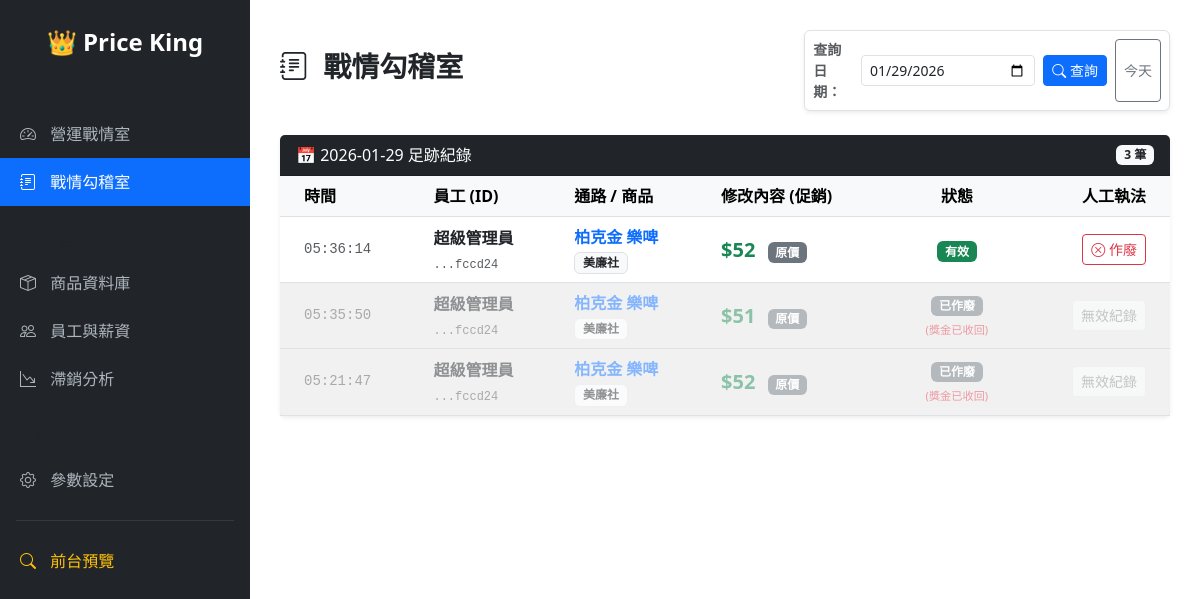
Page /admin/audit (signed in) on the committed database.
### tables this page shows
CREATE TABLE price_logs (
            id INTEGER PRIMARY KEY AUTOINCREMENT, 
            staff_line_id TEXT, 
            chain_id INTEGER, 
            product_id INTEGER, 
            new_price INTEGER, 
            gps_lat REAL, 
            gps_lng REAL,
            promo_tag TEXT,
            promo_qty INTEGER,
            promo_mode TEXT,
            promo_val INTEGER,
            log_time TIMESTAMP DEFAULT CURRENT_TIMESTAMP
        , status INTEGER DEFAULT 1, is_paid INTEGER DEFAULT 0, base_price INTEGER DEFAULT 0, promo_type INTEGER DEFAULT 1, promo_label TEXT DEFAULT '');

CREATE TABLE staff (line_id TEXT PRIMARY KEY, username TEXT UNIQUE, password TEXT, name TEXT, role TEXT DEFAULT 'staff', chain_id INTEGER DEFAULT -1, wallet INTEGER DEFAULT 0, level INTEGER DEFAULT 1, status INTEGER DEFAULT 1);

CREATE TABLE products (id INTEGER PRIMARY KEY AUTOINCREMENT, name TEXT, category TEXT, spec TEXT, image_url TEXT, volume INTEGER DEFAULT 330, material TEXT DEFAULT 'can', is_common INTEGER DEFAULT 1, keywords TEXT DEFAULT '', description TEXT DEFAULT '', priority INTEGER DEFAULT 0, status INTEGER DEFAULT 1, capacity REAL DEFAULT 0, unit TEXT DEFAULT '');

CREATE TABLE chains (id INTEGER PRIMARY KEY AUTOINCREMENT, name TEXT, status INTEGER DEFAULT 1, logo_url TEXT DEFAULT '');

### app.py (the view)
@app.route('/admin/audit')
def admin_audit_review():
    if not is_admin_logged_in(): return redirect(url_for('admin_login'))
    query_date = request.args.get('query_date', datetime.now().strftime('%Y-%m-%d'))
    conn = get_db(); cur = conn.cursor()
    query = """
        SELECT l.id, l.staff_line_id, l.new_price, l.log_time, l.status, l.is_paid, l.promo_label,
               s.name as staff_name, c.name as chain_name, p.name as product_name
        FROM price_logs l
        LEFT JOIN staff s ON l.staff_line_id = s.line_id
        LEFT JOIN chains c ON l.chain_id = c.id
        LEFT JOIN products p ON l.product_id = p.id
        WHERE date(l.log_time, '+8 hours') = ?
        ORDER BY l.log_time DESC
    """
    try:
        cur.execute(query, (query_date,))
        logs = [dict(r) for r in cur.fetchall()]
    except: logs = []
    conn.close()
    return render_template('admin/audit_review.html', logs=logs, current_date=query_date)

### app.py (called while the page is built)
def get_db():
    conn = database.get_db_connection()
    conn.row_factory = sqlite3.Row
    return conn

def is_admin_logged_in(): return session.get('admin_logged_in')

### database.py (called while the page is built)
def get_db_connection():
    if config.DATABASE_URL:
        conn = psycopg2.connect(config.DATABASE_URL, cursor_factory=RealDictCursor)
        return conn
    else:
        import sqlite3
        BASE_DIR = os.path.dirname(os.path.abspath(__file__))
        DB_PATH = os.path.join(BASE_DIR, "database.db")
        conn = sqlite3.connect(DB_PATH)
        conn.row_factory = sqlite3.Row
        return SQLiteConnectionWrapper(conn)

    def execute(self, sql, params=None):
        if params is not None:
            sql = sql.replace('%s', '?')
            return self.cursor.execute(sql, params)
        return self.cursor.execute(sql)

    def fetchall(self):
        return self.cursor.fetchall()

    def cursor(self):
        return SQLiteCursorWrapper(self.conn.cursor())

    def close(self):
        self.conn.close()

### templates/admin/audit_review.html (shortened to what this page needs)
{% extends "admin/base.html" %}
{% block content %}
<div class="d-flex justify-content-between align-items-center mb-4">
    <h3 class="fw-bold"><i class="bi bi-journal-text me-2"></i> 戰情勾稽室</h3>
    <div class="d-flex gap-2 bg-white p-2 rounded shadow-sm border">
        <form action="/admin/audit" method="GET" class="d-flex gap-2 align-items-center">
            <label class="fw-bold text-muted small">查詢日期：</label>
            <input type="date" name="query_date" class="form-control form-control-sm" value="{{ current_date }}" required>
            <button type="submit" class="btn btn-sm btn-primary text-nowrap">
                <i class="bi bi-search"></i> 查詢
            </button>
        </form>
        <button class="btn btn-sm btn-outline-secondary" onclick="location.href='/admin/audit'">
            今天
        </button>
    </div>
</div>
<div class="card shadow-sm border-0">
    <div class="card-header bg-dark text-white d-flex justify-content-between align-items-center">
        <span>📅 {{ current_date }} 足跡紀錄</span>
        <span class="badge bg-light text-dark">{{ logs|length }} 筆</span>
    </div>
    <div class="card-body p-0">
        <div class="table-responsive">
            <table class="table table-hover align-middle mb-0">
                <thead class="table-light">
                    <tr>
                        <th class="ps-4">時間</th>
                        <th>員工 (ID)</th>
                        <th>通路 / 商品</th>
                        <th>修改內容 (促銷)</th>
                        <th class="text-center">狀態</th>
                        <th class="text-end pe-4">人工執法</th>
                    </tr>
                </thead>
                <tbody>
                    {% if logs %}
                        {% for log in logs %}
                        <tr class="{{ 'table-active opacity-50' if log.status == 0 else '' }}">
                            <td class="ps-4 text-muted small font-monospace">
                                {{ log.log_time.split(' ')[1] }}
                            </td>
                            <td>
                                <span class="fw-bold">{{ log.staff_name }}</span>
                                <br><small class="text-muted font-monospace" style="font-size: 0.75rem;">...{{ log.staff_line_id[-6:] }}</small>
                            </td>
                            <td>
                                <div class="fw-bold text-primary">{{ log.product_name }}</div>
                                <small class="badge bg-light text-dark border">{{ log.chain_name }}</small>
                            </td>
                            <td>
                                <span class="fs-5 fw-bold text-success">${{ log.new_price }}</span>
                                {% if log.promo_label %}
                                    <span class="badge bg-warning text-dark ms-2">{{ log.promo_label }}</span>
                                {% else %}
                                    <span class="badge bg-secondary ms-2 text-opacity-50">原價</span>
                                {% endif %}
                            </td>
                            <td class="text-center">
                                {% if log.status == 1 %}
                                    <span class="badge bg-success">有效</span>
                                {% else %}
                                    <span class="badge bg-secondary">已作廢</span>
                                    {% if log.is_paid == 0 %}
                                    <br><small class="text-danger" style="font-size: 0.7rem;">(獎金已收回)</small>
                                    {% endif %}
                                {% endif %}
                            </td>
                            <td class="text-end pe-4">
                                {% if log.status == 1 %}
                                    <form action="/admin/audit/toggle" method="POST" class="d-inline"
                                          onsubmit="return confirm('⚠️ 確定要作廢這筆紀錄嗎？\n\n1. 此價格將不列入比價\n2. 該員工將被扣除 $5 (若錢包足夠)');">
                                        <button type="submit" class="btn btn-sm btn-outline-danger">
                                            <i class="bi bi-x-circle"></i> 作廢
                                        </button>
                                    </form>
                                {% else %}
                                    <button class="btn btn-sm btn-light text-muted border" disabled>無效紀錄</button>
                                {% endif %}
                            </td>
                        </tr>
                        {% endfor %}
                    {% endif %}
                </tbody>
            </table>
        </div>
    </div>
</div>
{% endblock %}

### rows in the picture
price_logs: log_time "05:36:14", staff_name "超級管理員", staff_line_id "fccd24", product_name "柏克金 樂啤", chain_name "美廉社", new_price "52", promo_label "原價", status "有效"
price_logs: log_time "05:35:50", staff_name "超級管理員", staff_line_id "fccd24", product_name "柏克金 樂啤", chain_name "美廉社", new_price "51", promo_label "原價", status "已作廢"
price_logs: log_time "05:21:47", staff_name "超級管理員", staff_line_id "fccd24", product_name "柏克金 樂啤", chain_name "美廉社", new_price "52", promo_label "原價", status "已作廢"

### other values in the picture
{{ current_date }} "2026-01-29"
{{ logs|length }} "3"
